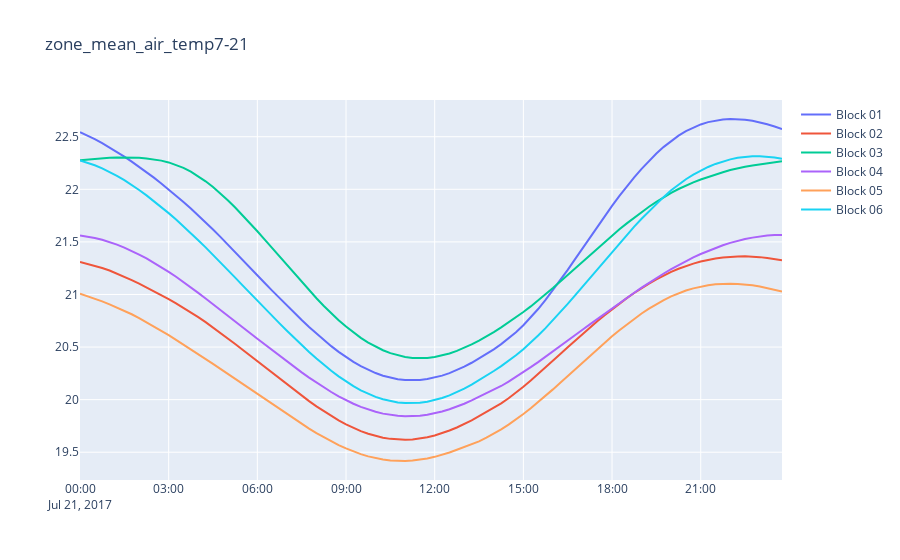

Notebook code for this chart:
### Code cell
tp = TimePlot(plt)
tp.make_time_plot(tp.plotter.dataset_names[5])
